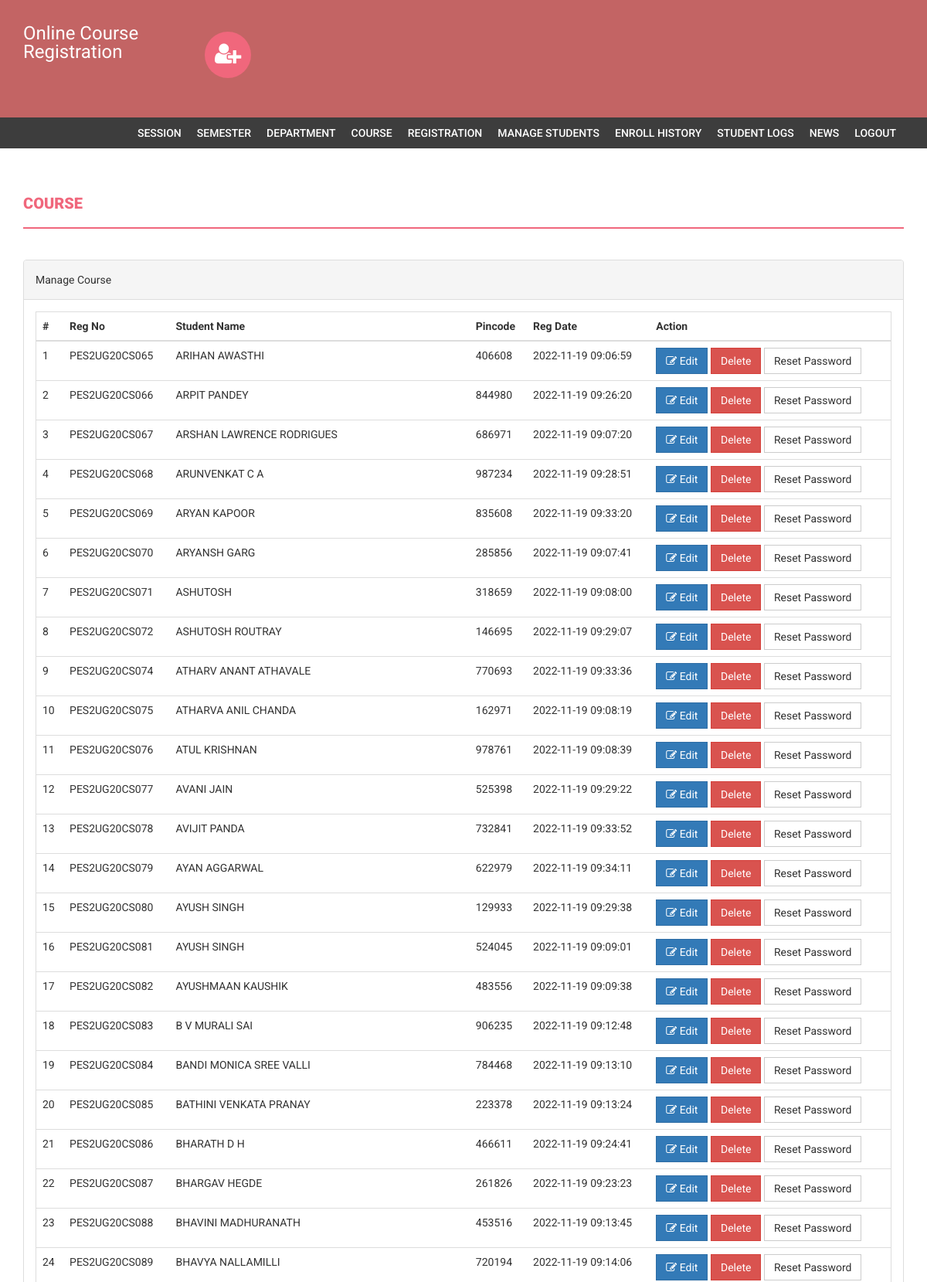
The app's page /onlinecourse/admin/manage-students.php (signed in, upper part) with its own data.
### tables this page shows
CREATE TABLE `students` (
  `StudentRegno` varchar(255) NOT NULL,
  `studentPhoto` varchar(255) DEFAULT NULL,
  `password` varchar(255) DEFAULT NULL,
  `studentName` varchar(255) DEFAULT NULL,
  `pincode` varchar(255) DEFAULT NULL,
  `session` varchar(255) DEFAULT NULL,
  `department` varchar(255) DEFAULT NULL,
  `semester` varchar(255) DEFAULT NULL,
  `cgpa` decimal(10,2) DEFAULT NULL,
  `creationdate` timestamp NULL DEFAULT current_timestamp(),
  `Status` varchar(255) DEFAULT NULL
);

### onlinecourse/admin/manage-students.php (the view, shortened to what this page needs)
<?php
if(strlen($_SESSION['alogin'])==0)
    {
header('location:index.php');
}
else{
?>
<!DOCTYPE html>
<html xmlns="http://www.w3.org/1999/xhtml">
<head>
    <link href="../assets/css/bootstrap.css" rel="stylesheet" />
    <link href="../assets/css/font-awesome.css" rel="stylesheet" />
    <link href="../assets/css/style.css" rel="stylesheet" />
</head>
<body>
<?php include('includes/header.php');?>
<?php if($_SESSION['alogin']!="")
{
 include('includes/menubar.php');
}
 ?>
    <div class="content-wrapper">
        <div class="container">
              <div class="row">
                    <div class="col-md-12">
                        <h1 class="page-head-line">Course  </h1>
                    </div>
                </div>
                <div class="row" >
                <div class="col-md-12">
                    <div class="panel panel-default">
                        <div class="panel-heading">
                            Manage Course
                        </div>
                        <div class="panel-body">
                            <div class="table-responsive table-bordered">
                                <table class="table">
                                    <thead>
                                        <tr>
                                            <th>#</th>
                                            <th>Reg No </th>
                                            <th>Student Name </th>
                                            <th> Pincode</th>
                                             <th>Reg Date</th>
                                             <th>Action</th>
                                        </tr>
                                    </thead>
                                    <tbody>
<?php
$sql=mysqli_query($con,"select * from students");
$cnt=1;
while($row=mysqli_fetch_array($sql))
{
?>
                                        <tr>
                                            <td><?php echo $cnt;?></td>
                                            <td><?php echo htmlentities($row['StudentRegno']);?></td>
                                            <td><?php echo htmlentities($row['studentName']);?></td>
                                            <td><?php echo htmlentities($row['pincode']);?></td>
                                            <td><?php echo htmlentities($row['creationdate']);?></td>
                                            <td>
                                            <a href="edit-student-profile.php?id=<?php echo $row['StudentRegno']?>">
<button class="btn btn-primary"><i class="fa fa-edit "></i> Edit</button> </a>
<a href="manage-students.php?id=<?php echo $row['StudentRegno']?>&del=delete" onClick="return confirm('Are you sure you want to delete?')">
                                            <button class="btn btn-danger">Delete</button>
</a>
<a href="manage-students.php?id=<?php echo $row['StudentRegno']?>&pass=update" onClick="return confirm('Are you sure you want to reset password?')">
<button type="submit" name="submit" id="submit" class="btn btn-default">Reset Password</button>
</a>
                                            </td>
                                        </tr>
<?php
$cnt++;
} ?>
                                    </tbody>
                                </table>
                            </div>
                        </div>
                    </div>
                </div>
            </div>
        </div>
    </div>
</body>
</html>
<?php } ?>

### onlinecourse/assets/css/style.css (style rules this page uses)
body { font-family: 'Roboto', sans-serif; line-height: 30px; }
.content-wrapper { margin-top: 40px; min-height: 600px; padding-bottom: 60px; }
.page-head-line { font-weight: 900; padding-bottom: 20px; border-bottom: 2px solid #F0677C; text-transform: uppercase; color: #F0677C; font-size: 20px; margin-bottom: 40px; }
.btn { border-radius: 0px; -webkit-border-radius: 0px; -moz-border-radius: 0px; }

### records on screen
students: StudentRegno "PES2UG20CS065", studentName "ARIHAN AWASTHI", pincode "406608", creationdate "2022-11-19 09:06:59"
students: StudentRegno "PES2UG20CS066", studentName "ARPIT PANDEY", pincode "844980", creationdate "2022-11-19 09:26:20"
students: StudentRegno "PES2UG20CS067", studentName "ARSHAN LAWRENCE RODRIGUES", pincode "686971", creationdate "2022-11-19 09:07:20"
students: StudentRegno "PES2UG20CS068", studentName "ARUNVENKAT C A", pincode "987234", creationdate "2022-11-19 09:28:51"
students: StudentRegno "PES2UG20CS069", studentName "ARYAN KAPOOR", pincode "835608", creationdate "2022-11-19 09:33:20"
students: StudentRegno "PES2UG20CS070", studentName "ARYANSH GARG", pincode "285856", creationdate "2022-11-19 09:07:41"
students: StudentRegno "PES2UG20CS071", studentName "ASHUTOSH", pincode "318659", creationdate "2022-11-19 09:08:00"
students: StudentRegno "PES2UG20CS072", studentName "ASHUTOSH ROUTRAY", pincode "146695", creationdate "2022-11-19 09:29:07"
students: StudentRegno "PES2UG20CS074", studentName "ATHARV ANANT ATHAVALE", pincode "770693", creationdate "2022-11-19 09:33:36"
students: StudentRegno "PES2UG20CS075", studentName "ATHARVA ANIL CHANDA", pincode "162971", creationdate "2022-11-19 09:08:19"
students: StudentRegno "PES2UG20CS076", studentName "ATUL KRISHNAN", pincode "978761", creationdate "2022-11-19 09:08:39"
students: StudentRegno "PES2UG20CS077", studentName "AVANI JAIN", pincode "525398", creationdate "2022-11-19 09:29:22"
students: StudentRegno "PES2UG20CS078", studentName "AVIJIT PANDA", pincode "732841", creationdate "2022-11-19 09:33:52"
students: StudentRegno "PES2UG20CS079", studentName "AYAN AGGARWAL", pincode "622979", creationdate "2022-11-19 09:34:11"
students: StudentRegno "PES2UG20CS080", studentName "AYUSH SINGH", pincode "129933", creationdate "2022-11-19 09:29:38"
students: StudentRegno "PES2UG20CS081", studentName "AYUSH SINGH", pincode "524045", creationdate "2022-11-19 09:09:01"
students: StudentRegno "PES2UG20CS082", studentName "AYUSHMAAN KAUSHIK", pincode "483556", creationdate "2022-11-19 09:09:38"
students: StudentRegno "PES2UG20CS083", studentName "B V MURALI SAI", pincode "906235", creationdate "2022-11-19 09:12:48"
students: StudentRegno "PES2UG20CS084", studentName "BANDI MONICA SREE VALLI", pincode "784468", creationdate "2022-11-19 09:13:10"
students: StudentRegno "PES2UG20CS085", studentName "BATHINI VENKATA PRANAY", pincode "223378", creationdate "2022-11-19 09:13:24"
students: StudentRegno "PES2UG20CS086", studentName "BHARATH D H", pincode "466611", creationdate "2022-11-19 09:24:41"
students: StudentRegno "PES2UG20CS087", studentName "BHARGAV HEGDE", pincode "261826", creationdate "2022-11-19 09:23:23"
students: StudentRegno "PES2UG20CS088", studentName "BHAVINI MADHURANATH", pincode "453516", creationdate "2022-11-19 09:13:45"
students: StudentRegno "PES2UG20CS089", studentName "BHAVYA NALLAMILLI", pincode "720194", creationdate "2022-11-19 09:14:06"
